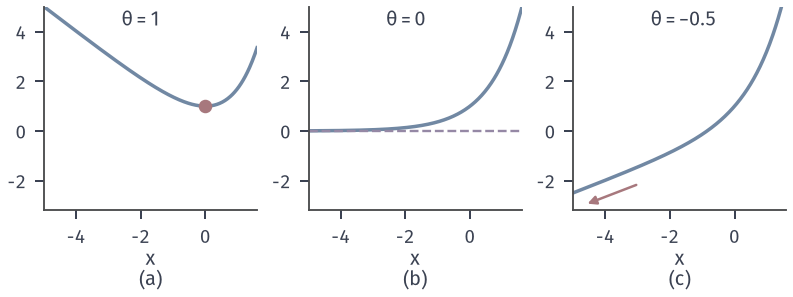

Source code (Python):
from pathlib import Path
import sys
sys.path.insert(0, str(Path(__file__).resolve().parents[1]/'sens-common'))
from sens_core import *
# f(x,theta)=exp(x)-theta*x on R for theta=1, 0, -0.5: attained, finite but unattained, unbounded below.
fig, axs = figure(width_mm=112, height_mm=42, ncols=3)
X = np.linspace(-5, 1.6, 400)
for ax, th, sub in zip(axs, [1, 0, -.5], ['(a)', '(b)', '(c)']):
    ax.plot(X, np.exp(X)-th*X, color=BLUE, lw=1.4)
    clean(ax, (-5, 1.6), (-3.2, 5), xlabel='$x$', sub=sub)
    ax.set_xticks([-4, -2, 0]); ax.set_yticks([-2, 0, 2, 4])
    ax.text(-2.6, 4.25, rf'$\theta={th}$', fontsize=8)
opt_point(axs[0], (0, 1))
axs[1].axhline(0, color=PURPLE, lw=.95, ls='--')
axs[2].annotate('', xy=(-4.7, -3.0), xytext=(-2.9, -2.1), arrowprops=dict(arrowstyle='-|>', color=RED, lw=1.0, mutation_scale=7))
save(fig, Path(__file__).resolve().parent, 'figure', {'objective': 'exp(x)-theta*x', 'theta': [1, 0, -.5]})
